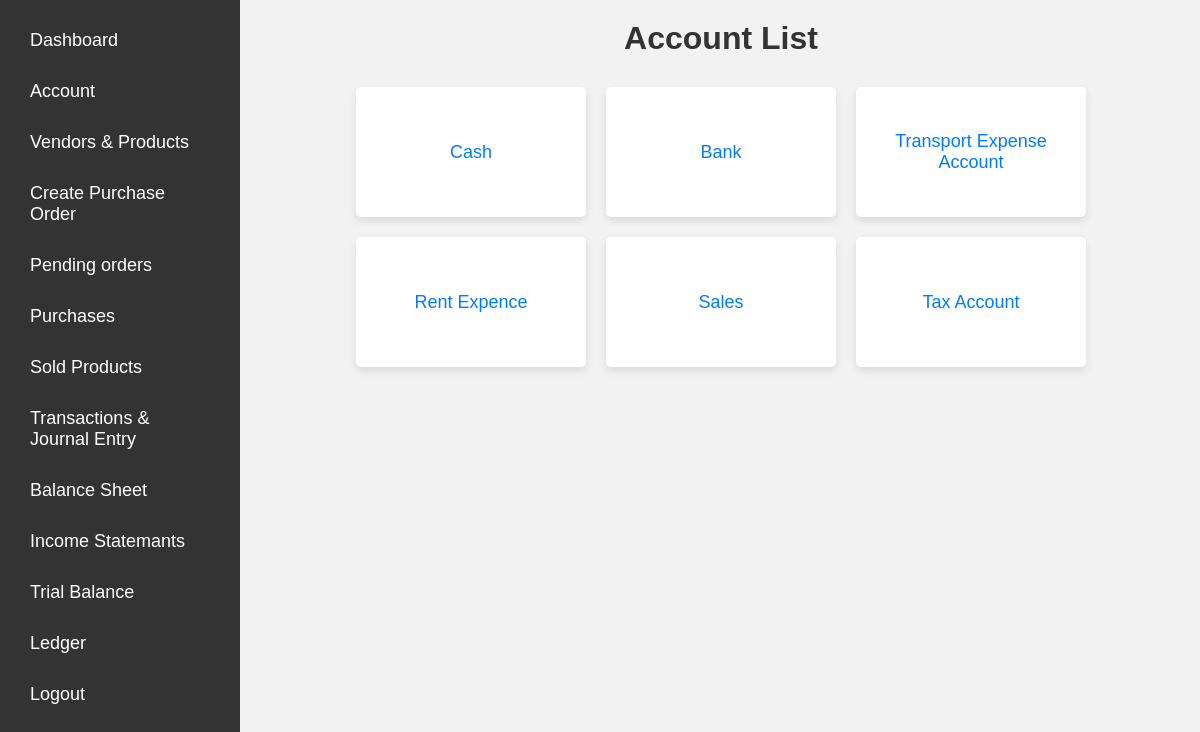
Page /account_list.php on the earlier database version.
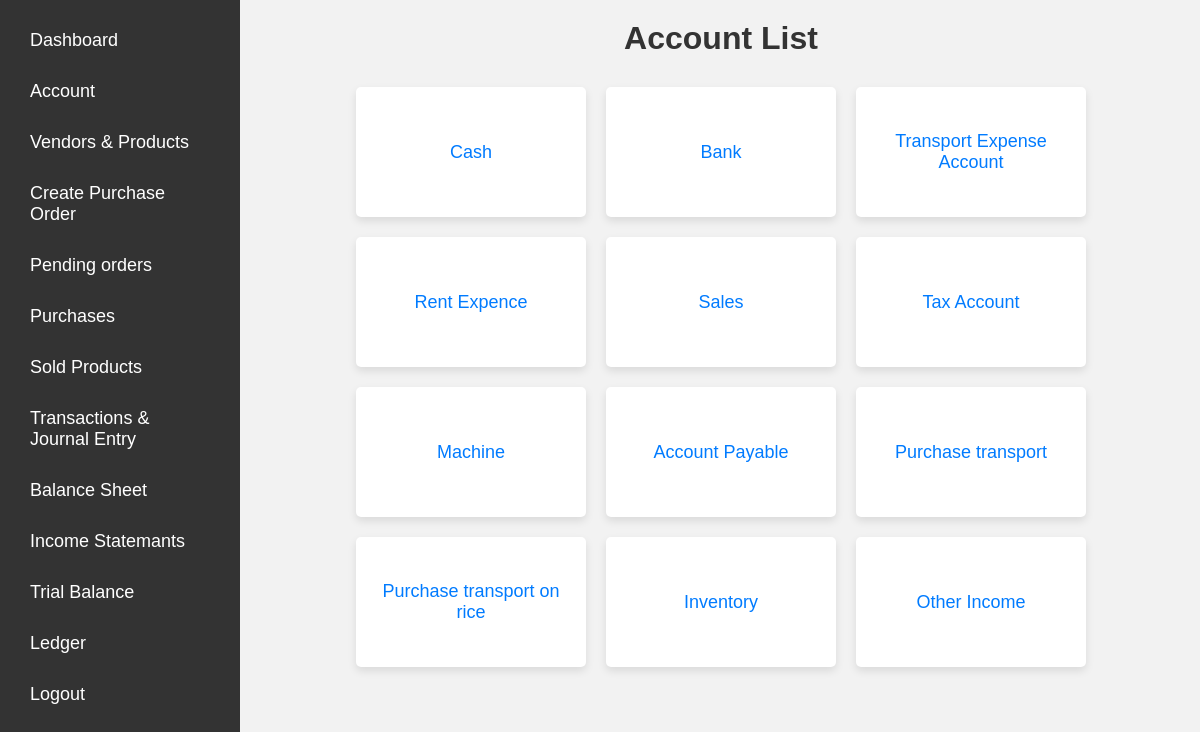
Same page on the later database version.
### tables this page shows
CREATE TABLE `accounts` (
  `account_id` int(11) NOT NULL,
  `account_name` varchar(100) NOT NULL,
  `account_type` varchar(50) NOT NULL,
  `account_balance` float NOT NULL DEFAULT 0
);

### account_list.php (the view, shortened to what this page needs)
<!DOCTYPE html>
<html>
<head>
</head>
<body>
<?php include 'sidebar.php'; ?>
    <?php
    $connection = mysqli_connect('localhost', 'root', '', 'accounting_system');
    $accounts_query = "SELECT * FROM accounts";
    $result_accounts = mysqli_query($connection, $accounts_query);
    ?>
    <h1>Account List</h1>
    <ul>
        <?php while ($account_row = mysqli_fetch_assoc($result_accounts)) { ?>
            <li>
                <a href="ledger.php?account_id=<?php echo $account_row['account_id']; ?>">
                    <?php echo $account_row['account_name']; ?>
                </a>
            </li>
        <?php } ?>
    </ul>
</body>
</html>

Differences in the rows shown:
added accounts: account_name "Machine"
added accounts: account_name "Account Payable"
added accounts: account_name "Purchase transport"
added accounts: account_name "Purchase transport on rice"
added accounts: account_name "Inventory"
added accounts: account_name "Other Income"
